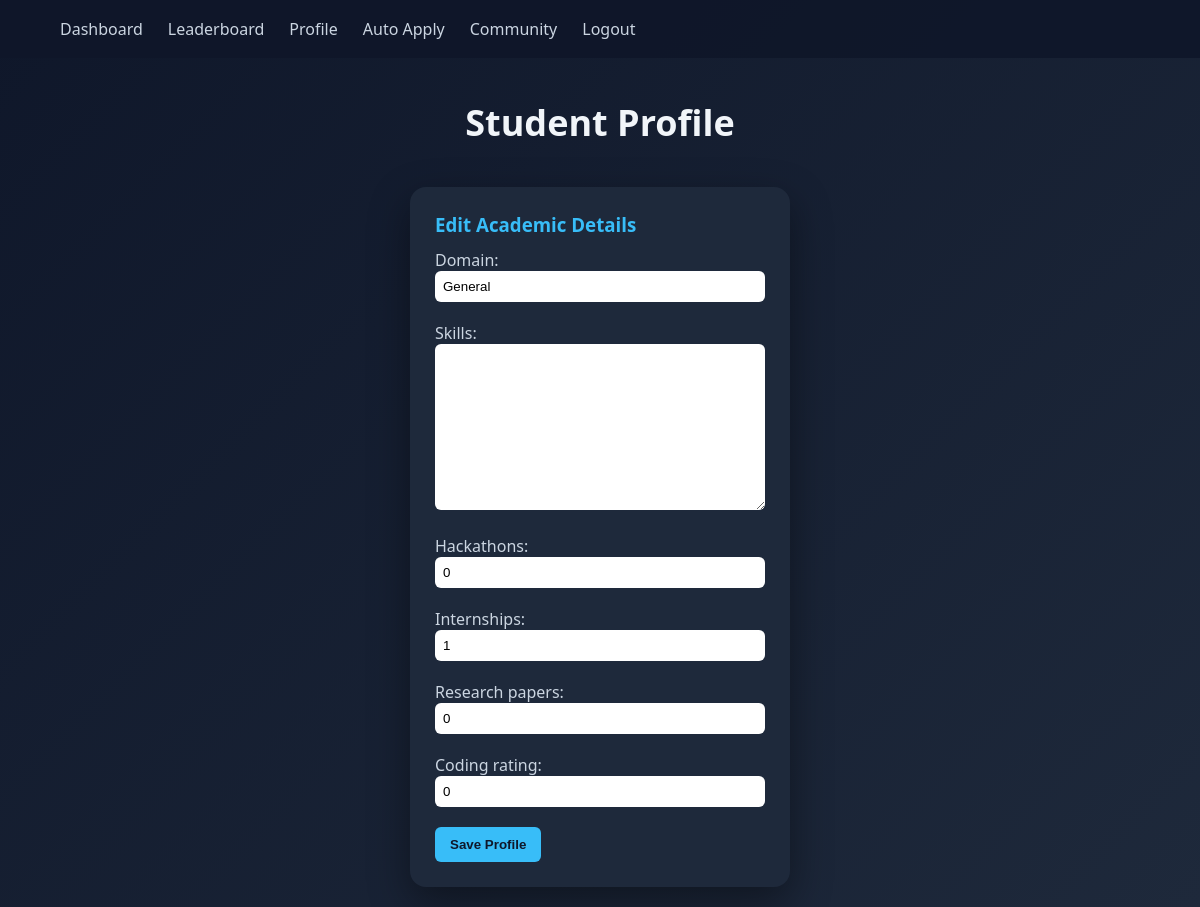
Screenshot of /profile/ (signed in) with the database file from the repository.
### core/models.py (models this page shows, shortened)
class StudentProfile(models.Model):
    user = models.OneToOneField(User, on_delete=models.CASCADE)
    domain = models.CharField(max_length=100)
    skills = models.TextField()
    hackathons = models.IntegerField(default=0)
    internships = models.IntegerField(default=0)
    research_papers = models.IntegerField(default=0)
    coding_rating = models.IntegerField(default=0)

### core/views.py (the view)
# urls.py: path('profile/', views.profile_view, name='profile'),
def profile_view(request):
    if not request.user.is_authenticated:
        return redirect('login')
    profile, created = StudentProfile.objects.get_or_create(
        user=request.user
    )
    if request.method == "POST":
        form = ProfileForm(request.POST, instance=profile)
        if form.is_valid():
            form.save()
            return redirect('profile')
    else:
        form = ProfileForm(instance=profile)
    return render(request, 'profile.html', {'form': form})

### core/forms.py
class ProfileForm(forms.ModelForm):
    class Meta:
        model = StudentProfile
        fields = ['domain', 'skills', 'hackathons',
                  'internships', 'research_papers',
                  'coding_rating']

### templates/profile.html (shortened to what this page needs)
{% extends 'base.html' %}
{% block content %}
<h1 class="page-title">Student Profile</h1>
<div class="dashboard-container">
    <div class="card">
        <h3>Edit Academic Details</h3>
        <form method="post">
            {{ form.as_p }}
            <button type="submit">Save Profile</button>
        </form>
    </div>
</div>
{% endblock %}

### static/style.css (style rules this page uses)
* { margin: 0; padding: 0; box-sizing: border-box; }
body { font-family: 'Segoe UI', sans-serif; background: linear-gradient(135deg, #0f172a, #1e293b); min-height: 100vh; color: #f1f5f9; }
.page-title { text-align: center; font-size: 36px; margin: 40px 0 20px; font-weight: 600; }
.dashboard-container { display: flex; justify-content: center; flex-wrap: wrap; gap: 30px; padding: 20px 40px; }
.card { background: #1e293b; width: 380px; padding: 25px; border-radius: 16px; box-shadow: 0 15px 40px rgba(0,0,0,0.4); transition: 0.3s ease; }
.card h3 { margin-bottom: 12px; color: #38bdf8; }
.card p { margin-bottom: 8px; color: #cbd5e1; }
button { background: #38bdf8; border: none; padding: 10px 15px; border-radius: 6px; color: #0f172a; font-weight: 600; cursor: pointer; transition: 0.3s ease; }
input, select, textarea { width: 100%; padding: 8px; border-radius: 6px; border: none; margin-bottom: 12px; }

### rows the page displays
StudentProfile: domain "General", hackathons "0", internships "1", research_papers "0", coding_rating "0"
